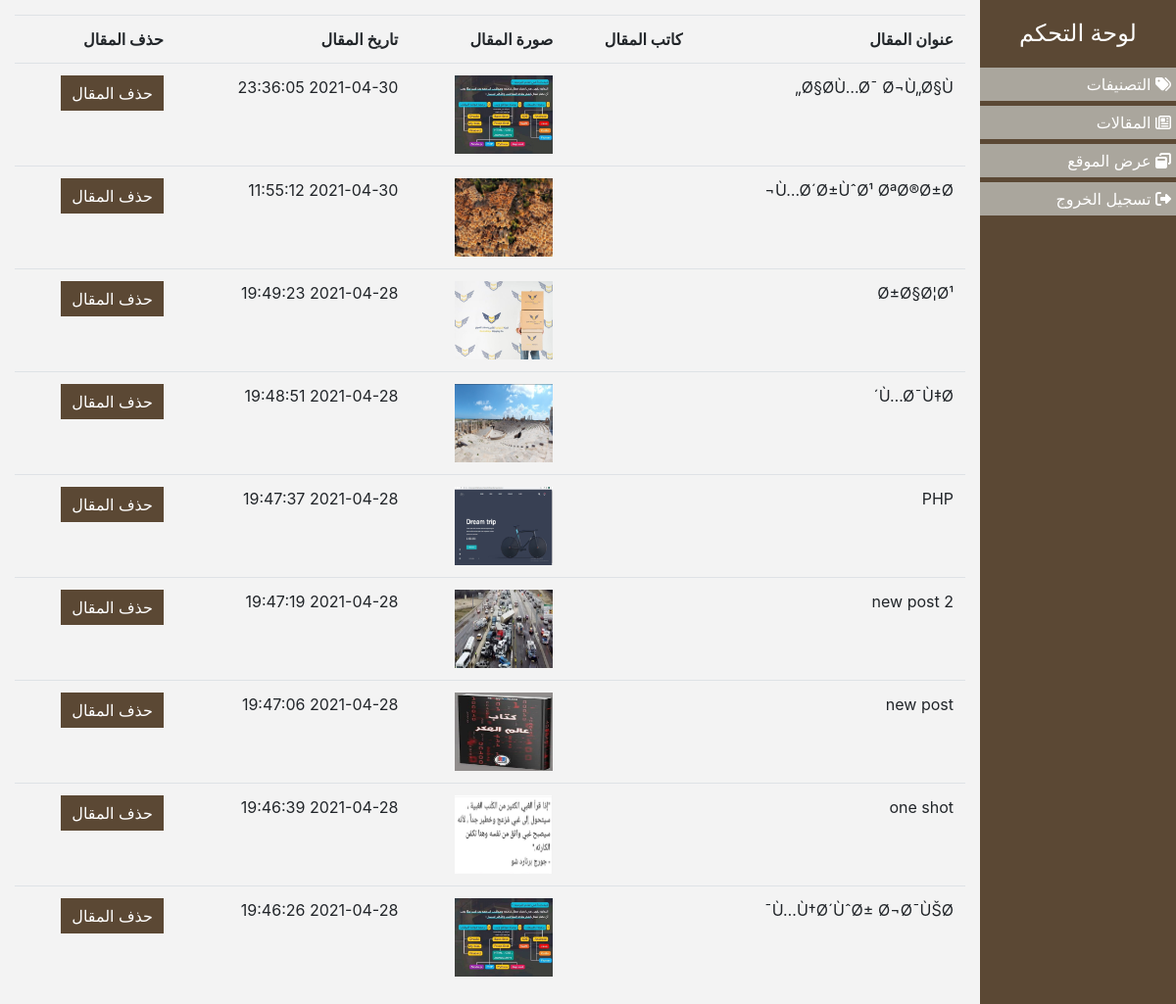
/posts.php, run on the app's committed database.
### tables this page shows
CREATE TABLE `posts` (
  `id` int(11) NOT NULL,
  `postTitle` varchar(200) NOT NULL,
  `postCat` varchar(200) NOT NULL,
  `postImage` varchar(200) NOT NULL,
  `postContent` varchar(10000) NOT NULL,
  `postDate` datetime NOT NULL DEFAULT current_timestamp(),
  `postAuthor` varchar(200) NOT NULL DEFAULT current_timestamp()
);

### posts.php (the view, shortened to what this page needs)
<?php
include('include/connection.php');
include('include/header.php');
?>
<div class="content">
  <div class="container-fluid">
<div class="row">
  <div class="col-md-2" id="side-area">
<h4>لوحة التحكم</h4>
<ul>
  <li><a href="categories.php">
    <span class=""> <i class="fas fa-tags"></i> </span>
    <span class="">التصنيفات</span>
</a></li>
<li data-toggle="collapse" data-target="#menu">
  <a href="#">
  <span class=""> <i class="far fa-newspaper"></i> </span>
  <span class="">المقالات</span>
</a>
</li>
<li><a href="index.php" target="_blank">
  <span class=""> <i class="fas fa-window-restore"></i> </span>
  <span class="">عرض الموقع</span>
</a></li>
<li><a href="logout.php">
  <span class=""> <i class="fas fa-sign-out-alt"></i> </span>
  <span class="">تسجيل الخروج</span>
</a></li>
</ul>
  </div>
  <div class="col-md-10" id="main-area">
<table class="table table-ordered">
<tr>
  <th>عنوان المقال</th>
  <th>كاتب المقال</th>
  <th>صورة المقال</th>
  <th>تاريخ المقال</th>
  <th>حذف المقال</th>
</tr>
<?php
$query = "SELECT * FROM posts ORDER BY id DESC";
$res = mysqli_query($con,$query);
while($row = mysqli_fetch_assoc($res)){
?>
  <tr>
    <td> <?php echo $row['postTitle']; ?> </td>
    <td> <?php echo $row['postAuthor']; ?> </td>
    <td> <img src="uploads/<?php echo $row['postImage'];?>" width="100px" height="80px"> </td>
    <td> <?php echo $row['postDate']; ?> </td>
    <td> <a href="posts.php?id=<?php echo $row['id'] ?>">
   <button class="btn-custom">حذف المقال</button> </a> </td>
  </tr>
<?php
}
?>
</table>
      </div>
    </div>
  </div>
</div>
<?php
include('include/footer.php');
?>

### css/dashboard.css (style rules this page uses)
:root { --first-color: #5b4834; --second-color: #aaa69d; }
body { background:#f3f3f3; }
a,a:hover { text-decoration: none; }
#side-area { background:var(--first-color); color:#fff; padding:20px 0; }
#side-area h4 { text-align:center; margin-bottom: 20px; }
#side-area ul { list-style: none; padding:0; }
#side-area ul li { background:var(--second-color); margin-bottom: 5px; padding:5px; }
#side-area ul li a { color:#fff; }
#main-area { margin-top: 15px; }
.btn-custom { background:var(--first-color); color:#fff; border:1px solid var(--first-color); padding: 5px 10px; }

### data on the page
posts: postTitle "Ø§Ø­Ù…Ø¯ Ø¬Ù„Ø§Ù„", postImage (picture), postDate "2021-04-30 23:36:05"
posts: postTitle "Ù…Ø´Ø±ÙˆØ¹ ØªØ®Ø±Ø¬", postImage (picture), postDate "2021-04-30 11:55:12"
posts: postTitle "Ø±Ø§Ø¦Ø¹", postImage (picture), postDate "2021-04-28 19:49:23"
posts: postTitle "Ù…Ø¯Ù‡Ø´", postImage (picture), postDate "2021-04-28 19:48:51"
posts: postTitle "PHP", postImage (picture), postDate "2021-04-28 19:47:37"
posts: postTitle "new post 2", postImage (picture), postDate "2021-04-28 19:47:19"
posts: postTitle "new post", postImage (picture), postDate "2021-04-28 19:47:06"
posts: postTitle "one shot", postImage (picture), postDate "2021-04-28 19:46:39"
posts: postTitle "Ù…Ù†Ø´ÙˆØ± Ø¬Ø¯ÙŠØ¯", postImage (picture), postDate "2021-04-28 19:46:26"
